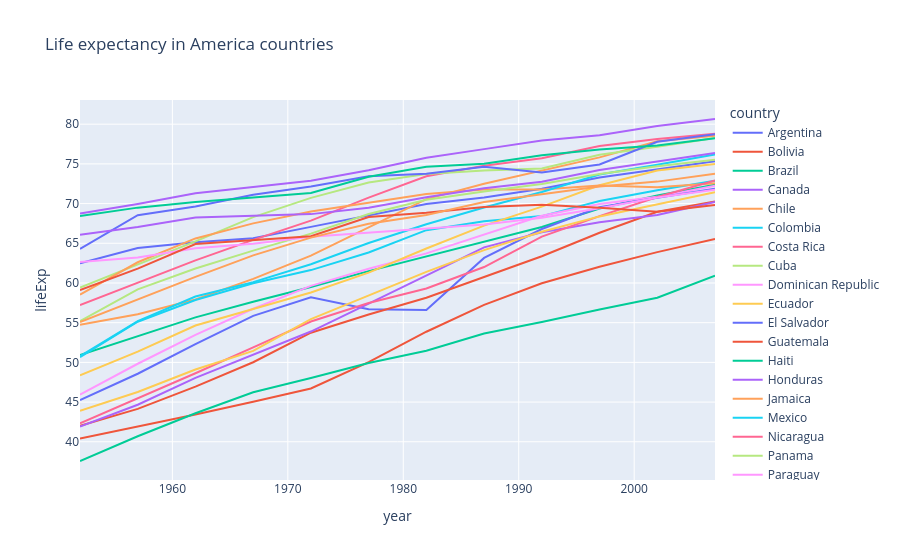

Notebook source saved alongside this figure:
### Markdown cell above
With px.line, each data point is represented as a vertex (which location is given by the x and y columns) of a polyline mark in 2D space. Here we are showing the life expectancy of every country in America.

### Code cell
df = px.data.gapminder().query("continent=='Americas'")
fig = px.line(df, x="year", y="lifeExp", color='country', title="Life expectancy in America countries")
fig.show()

### Figure 1 — Plotly figure (JSON) as saved in the notebook; plotly's stock layout.template omitted (floating-point values rounded to 4 significant figures)
{"data": [{"hovertemplate": "country=Argentina<br>year=%{x}<br>lifeExp=%{y}<extra></extra>", "legendgroup": "Argentina", "line": {"color": "#636efa", "dash": "solid"}, "marker": {"symbol": "circle"}, "mode": "lines", "name": "Argentina", "orientation": "v", "showlegend": true, "type": "scatter", "x": [1952, 1957, 1962, 1967, 1972, 1977, 1982, 1987, 1992, 1997, 2002, 2007], "xaxis": "x", "y": [62.48, 64.4, 65.14, 65.63, 67.06, 68.48, 69.94, 70.77, 71.87, 73.28, 74.34, 75.32], "yaxis": "y"}, {"hovertemplate": "country=Bolivia<br>year=%{x}<br>lifeExp=%{y}<extra></extra>", "legendgroup": "Bolivia", "line": {"color": "#EF553B", "dash": "solid"}, "marker": {"symbol": "circle"}, "mode": "lines", "name": "Bolivia", "orientation": "v", "showlegend": true, "type": "scatter", "x": [1952, 1957, 1962, 1967, 1972, 1977, 1982, 1987, 1992, 1997, 2002, 2007], "xaxis": "x", "y": [40.41, 41.89, 43.43, 45.03, 46.71, 50.02, 53.86, 57.25, 59.96, 62.05, 63.88, 65.55], "yaxis": "y"}, {"hovertemplate": "country=Brazil<br>year=%{x}<br>lifeExp=%{y}<extra></extra>", "legendgroup": "Brazil", "line": {"color": "#00cc96", "dash": "solid"}, "marker": {"symbol": "circle"}, "mode": "lines", "name": "Brazil", "orientation": "v", "showlegend": true, "type": "scatter", "x": [1952, 1957, 1962, 1967, 1972, 1977, 1982, 1987, 1992, 1997, 2002, 2007], "xaxis": "x", "y": [50.92, 53.28, 55.66, 57.63, 59.5, 61.49, 63.34, 65.2, 67.06, 69.39, 71.01, 72.39], "yaxis": "y"}, {"hovertemplate": "country=Canada<br>year=%{x}<br>lifeExp=%{y}<extra></extra>", "legendgroup": "Canada", "line": {"color": "#ab63fa", "dash": "solid"}, "marker": {"symbol": "circle"}, "mode": "lines", "name": "Canada", "orientation": "v", "showlegend": true, "type": "scatter", "x": [1952, 1957, 1962, 1967, 1972, 1977, 1982, 1987, 1992, 1997, 2002, 2007], "xaxis": "x", "y": [68.75, 69.96, 71.3, 72.13, 72.88, 74.21, 75.76, 76.86, 77.95, 78.61, 79.77, 80.65], "yaxis": "y"}, {"hovertemplate": "country=Chile<br>year=%{x}<br>lifeExp=%{y}<extra></extra>", "legendgroup": "Chile", "line": {"color": "#FFA15A", "dash": "solid"}, "marker": {"symbol": "circle"}, "mode": "lines", "name": "Chile", "orientation": "v", "showlegend": true, "type": "scatter", "x": [1952, 1957, 1962, 1967, 1972, 1977, 1982, 1987, 1992, 1997, 2002, 2007], "xaxis": "x", "y": [54.74, 56.07, 57.92, 60.52, 63.44, 67.05, 70.56, 72.49, 74.13, 75.82, 77.86, 78.55], "yaxis": "y"}, {"hovertemplate": "country=Colombia<br>year=%{x}<br>lifeExp=%{y}<extra></extra>", "legendgroup": "Colombia", "line": {"color": "#19d3f3", "dash": "solid"}, "marker": {"symbol": "circle"}, "mode": "lines", "name": "Colombia", "orientation": "v", "showlegend": true, "type": "scatter", "x": [1952, 1957, 1962, 1967, 1972, 1977, 1982, 1987, 1992, 1997, 2002, 2007], "xaxis": "x", "y": [50.64, 55.12, 57.86, 59.96, 61.62, 63.84, 66.65, 67.77, 68.42, 70.31, 71.68, 72.89], "yaxis": "y"}, {"hovertemplate": "country=Costa Rica<br>year=%{x}<br>lifeExp=%{y}<extra></extra>", "legendgroup": "Costa Rica", "line": {"color": "#FF6692", "dash": "solid"}, "marker": {"symbol": "circle"}, "mode": "lines", "name": "Costa Rica", "orientation": "v", "showlegend": true, "type": "scatter", "x": [1952, 1957, 1962, 1967, 1972, 1977, 1982, 1987, 1992, 1997, 2002, 2007], "xaxis": "x", "y": [57.21, 60.03, 62.84, 65.42, 67.85, 70.75, 73.45, 74.75, 75.71, 77.26, 78.12, 78.78], "yaxis": "y"}, {"hovertemplate": "country=Cuba<br>year=%{x}<br>lifeExp=%{y}<extra></extra>", "legendgroup": "Cuba", "line": {"color": "#B6E880", "dash": "solid"}, "marker": {"symbol": "circle"}, "mode": "lines", "name": "Cuba", "orientation": "v", "showlegend": true, "type": "scatter", "x": [1952, 1957, 1962, 1967, 1972, 1977, 1982, 1987, 1992, 1997, 2002, 2007], "xaxis": "x", "y": [59.42, 62.33, 65.25, 68.29, 70.72, 72.65, 73.72, 74.17, 74.41, 76.15, 77.16, 78.27], "yaxis": "y"}, {"hovertemplate": "country=Dominican Republic<br>year=%{x}<br>lifeExp=%{y}<extra></extra>", "legendgroup": "Dominican Republic", "line": {"color": "#FF97FF", "dash": "solid"}, "marker": {"symbol": "circle"}, "mode": "lines", "name": "Dominican Republic", "orientation": "v", "showlegend": true, "type": "scatter", "x": [1952, 1957, 1962, 1967, 1972, 1977, 1982, 1987, 1992, 1997, 2002, 2007], "xaxis": "x", "y": [45.93, 49.83, 53.46, 56.75, 59.63, 61.79, 63.73, 66.05, 68.46, 69.96, 70.85, 72.23], "yaxis": "y"}, {"hovertemplate": "country=Ecuador<br>year=%{x}<br>lifeExp=%{y}<extra></extra>", "legendgroup": "Ecuador", "line": {"color": "#FECB52", "dash": "solid"}, "marker": {"symbol": "circle"}, "mode": "lines", "name": "Ecuador", "orientation": "v", "showlegend": true, "type": "scatter", "x": [1952, 1957, 1962, 1967, 1972, 1977, 1982, 1987, 1992, 1997, 2002, 2007], "xaxis": "x", "y": [48.36, 51.36, 54.64, 56.68, 58.8, 61.31, 64.34, 67.23, 69.61, 72.31, 74.17, 74.99], "yaxis": "y"}, {"hovertemplate": "country=El Salvador<br>year=%{x}<br>lifeExp=%{y}<extra></extra>", "legendgroup": "El Salvador", "line": {"color": "#636efa", "dash": "solid"}, "marker": {"symbol": "circle"}, "mode": "lines", "name": "El Salvador", "orientation": "v", "showlegend": true, "type": "scatter", "x": [1952, 1957, 1962, 1967, 1972, 1977, 1982, 1987, 1992, 1997, 2002, 2007], "xaxis": "x", "y": [45.26, 48.57, 52.31, 55.85, 58.21, 56.7, 56.6, 63.15, 66.8, 69.53, 70.73, 71.88], "yaxis": "y"}, {"hovertemplate": "country=Guatemala<br>year=%{x}<br>lifeExp=%{y}<extra></extra>", "legendgroup": "Guatemala", "line": {"color": "#EF553B", "dash": "solid"}, "marker": {"symbol": "circle"}, "mode": "lines", "name": "Guatemala", "orientation": "v", "showlegend": true, "type": "scatter", "x": [1952, 1957, 1962, 1967, 1972, 1977, 1982, 1987, 1992, 1997, 2002, 2007], "xaxis": "x", "y": [42.02, 44.14, 46.95, 50.02, 53.74, 56.03, 58.14, 60.78, 63.37, 66.32, 68.98, 70.26], "yaxis": "y"}, {"hovertemplate": "country=Haiti<br>year=%{x}<br>lifeExp=%{y}<extra></extra>", "legendgroup": "Haiti", "line": {"color": "#00cc96", "dash": "solid"}, "marker": {"symbol": "circle"}, "mode": "lines", "name": "Haiti", "orientation": "v", "showlegend": true, "type": "scatter", "x": [1952, 1957, 1962, 1967, 1972, 1977, 1982, 1987, 1992, 1997, 2002, 2007], "xaxis": "x", "y": [37.58, 40.7, 43.59, 46.24, 48.04, 49.92, 51.46, 53.64, 55.09, 56.67, 58.14, 60.92], "yaxis": "y"}, {"hovertemplate": "country=Honduras<br>year=%{x}<br>lifeExp=%{y}<extra></extra>", "legendgroup": "Honduras", "line": {"color": "#ab63fa", "dash": "solid"}, "marker": {"symbol": "circle"}, "mode": "lines", "name": "Honduras", "orientation": "v", "showlegend": true, "type": "scatter", "x": [1952, 1957, 1962, 1967, 1972, 1977, 1982, 1987, 1992, 1997, 2002, 2007], "xaxis": "x", "y": [41.91, 44.66, 48.04, 50.92, 53.88, 57.4, 60.91, 64.49, 66.4, 67.66, 68.56, 70.2], "yaxis": "y"}, {"hovertemplate": "country=Jamaica<br>year=%{x}<br>lifeExp=%{y}<extra></extra>", "legendgroup": "Jamaica", "line": {"color": "#FFA15A", "dash": "solid"}, "marker": {"symbol": "circle"}, "mode": "lines", "name": "Jamaica", "orientation": "v", "showlegend": true, "type": "scatter", "x": [1952, 1957, 1962, 1967, 1972, 1977, 1982, 1987, 1992, 1997, 2002, 2007], "xaxis": "x", "y": [58.53, 62.61, 65.61, 67.51, 69.0, 70.11, 71.21, 71.77, 71.77, 72.26, 72.05, 72.57], "yaxis": "y"}, {"hovertemplate": "country=Mexico<br>year=%{x}<br>lifeExp=%{y}<extra></extra>", "legendgroup": "Mexico", "line": {"color": "#19d3f3", "dash": "solid"}, "marker": {"symbol": "circle"}, "mode": "lines", "name": "Mexico", "orientation": "v", "showlegend": true, "type": "scatter", "x": [1952, 1957, 1962, 1967, 1972, 1977, 1982, 1987, 1992, 1997, 2002, 2007], "xaxis": "x", "y": [50.79, 55.19, 58.3, 60.11, 62.36, 65.03, 67.41, 69.5, 71.45, 73.67, 74.9, 76.19], "yaxis": "y"}, {"hovertemplate": "country=Nicaragua<br>year=%{x}<br>lifeExp=%{y}<extra></extra>", "legendgroup": "Nicaragua", "line": {"color": "#FF6692", "dash": "solid"}, "marker": {"symbol": "circle"}, "mode": "lines", "name": "Nicaragua", "orientation": "v", "showlegend": true, "type": "scatter", "x": [1952, 1957, 1962, 1967, 1972, 1977, 1982, 1987, 1992, 1997, 2002, 2007], "xaxis": "x", "y": [42.31, 45.43, 48.63, 51.88, 55.15, 57.47, 59.3, 62.01, 65.84, 68.43, 70.84, 72.9], "yaxis": "y"}, {"hovertemplate": "country=Panama<br>year=%{x}<br>lifeExp=%{y}<extra></extra>", "legendgroup": "Panama", "line": {"color": "#B6E880", "dash": "solid"}, "marker": {"symbol": "circle"}, "mode": "lines", "name": "Panama", "orientation": "v", "showlegend": true, "type": "scatter", "x": [1952, 1957, 1962, 1967, 1972, 1977, 1982, 1987, 1992, 1997, 2002, 2007], "xaxis": "x", "y": [55.19, 59.2, 61.82, 64.07, 66.22, 68.68, 70.47, 71.52, 72.46, 73.74, 74.71, 75.54], "yaxis": "y"}, {"hovertemplate": "country=Paraguay<br>year=%{x}<br>lifeExp=%{y}<extra></extra>", "legendgroup": "Paraguay", "line": {"color": "#FF97FF", "dash": "solid"}, "marker": {"symbol": "circle"}, "mode": "lines", "name": "Paraguay", "orientation": "v", "showlegend": true, "type": "scatter", "x": [1952, 1957, 1962, 1967, 1972, 1977, 1982, 1987, 1992, 1997, 2002, 2007], "xaxis": "x", "y": [62.65, 63.2, 64.36, 64.95, 65.81, 66.35, 66.87, 67.38, 68.22, 69.4, 70.75, 71.75], "yaxis": "y"}, {"hovertemplate": "country=Peru<br>year=%{x}<br>lifeExp=%{y}<extra></extra>", "legendgroup": "Peru", "line": {"color": "#FECB52", "dash": "solid"}, "marker": {"symbol": "circle"}, "mode": "lines", "name": "Peru", "orientation": "v", "showlegend": true, "type": "scatter", "x": [1952, 1957, 1962, 1967, 1972, 1977, 1982, 1987, 1992, 1997, 2002, 2007], "xaxis": "x", "y": [43.9, 46.26, 49.1, 51.45, 55.45, 58.45, 61.41, 64.13, 66.46, 68.39, 69.91, 71.42], "yaxis": "y"}, {"hovertemplate": "country=Puerto Rico<br>year=%{x}<br>lifeExp=%{y}<extra></extra>", "legendgroup": "Puerto Rico", "line": {"color": "#636efa", "dash": "solid"}, "marker": {"symbol": "circle"}, "mode": "lines", "name": "Puerto Rico", "orientation": "v", "showlegend": true, "type": "scatter", "x": [1952, 1957, 1962, 1967, 1972, 1977, 1982, 1987, 1992, 1997, 2002, 2007], "xaxis": "x", "y": [64.28, 68.54, 69.62, 71.1, 72.16, 73.44, 73.75, 74.63, 73.91, 74.92, 77.78, 78.75], "yaxis": "y"}, {"hovertemplate": "country=Trinidad and Tobago<br>year=%{x}<br>lifeExp=%{y}<extra></extra>", "legendgroup": "Trinidad and Tobago", "line": {"color": "#EF553B", "dash": "solid"}, "marker": {"symbol": "circle"}, "mode": "lines", "name": "Trinidad and Tobago", "orientation": "v", "showlegend": true, "type": "scatter", "x": [1952, 1957, 1962, 1967, 1972, 1977, 1982, 1987, 1992, 1997, 2002, 2007], "xaxis": "x", "y": [59.1, 61.8, 64.9, 65.4, 65.9, 68.3, 68.83, 69.58, 69.86, 69.47, 68.98, 69.82], "yaxis": "y"}, {"hovertemplate": "country=United States<br>year=%{x}<br>lifeExp=%{y}<extra></extra>", "legendgroup": "United States", "line": {"color": "#00cc96", "dash": "solid"}, "marker": {"symbol": "circle"}, "mode": "lines", "name": "United States", "orientation": "v", "showlegend": true, "type": "scatter", "x": [1952, 1957, 1962, 1967, 1972, 1977, 1982, 1987, 1992, 1997, 2002, 2007], "xaxis": "x", "y": [68.44, 69.49, 70.21, 70.76, 71.34, 73.38, 74.65, 75.02, 76.09, 76.81, 77.31, 78.24], "yaxis": "y"}, {"hovertemplate": "country=Uruguay<br>year=%{x}<br>lifeExp=%{y}<extra></extra>", "legendgroup": "Uruguay", "line": {"color": "#ab63fa", "dash": "solid"}, "marker": {"symbol": "circle"}, "mode": "lines", "name": "Uruguay", "orientation": "v", "showlegend": true, "type": "scatter", "x": [1952, 1957, 1962, 1967, 1972, 1977, 1982, 1987, 1992, 1997, 2002, 2007], "xaxis": "x", "y": [66.07, 67.04, 68.25, 68.47, 68.67, 69.48, 70.81, 71.92, 72.75, 74.22, 75.31, 76.38], "yaxis": "y"}, {"hovertemplate": "country=Venezuela<br>year=%{x}<br>lifeExp=%{y}<extra></extra>", "legendgroup": "Venezuela", "line": {"color": "#FFA15A", "dash": "solid"}, "marker": {"symbol": "circle"}, "mode": "lines", "name": "Venezuela", "orientation": "v", "showlegend": true, "type": "scatter", "x": [1952, 1957, 1962, 1967, 1972, 1977, 1982, 1987, 1992, 1997, 2002, 2007], "xaxis": "x", "y": [55.09, 57.91, 60.77, 63.48, 65.71, 67.46, 68.56, 70.19, 71.15, 72.15, 72.77, 73.75], "yaxis": "y"}], "layout": {"legend": {"title": {"text": "country"}, "tracegroupgap": 0}, "title": {"text": "Life expectancy in America countries"}, "xaxis": {"anchor": "y", "domain": [0, 1], "title": {"text": "year"}}, "yaxis": {"anchor": "x", "domain": [0, 1], "title": {"text": "lifeExp"}}}}
